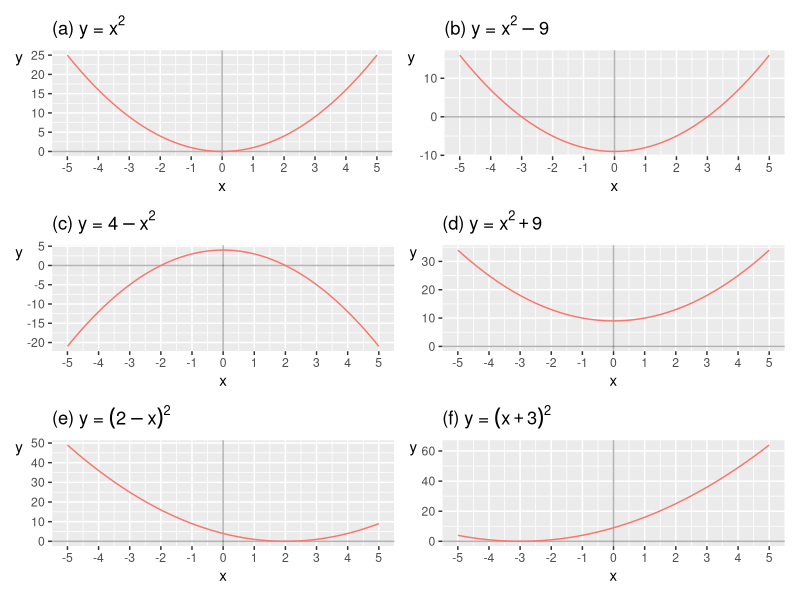
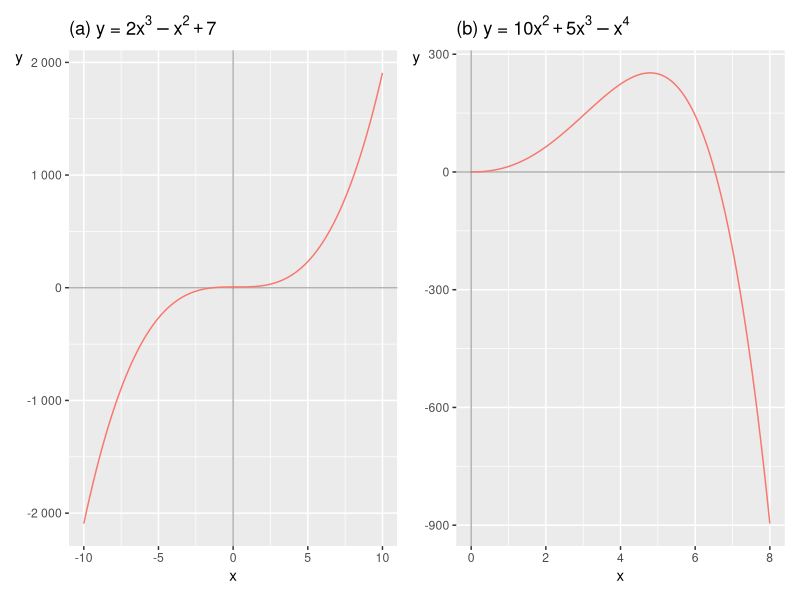
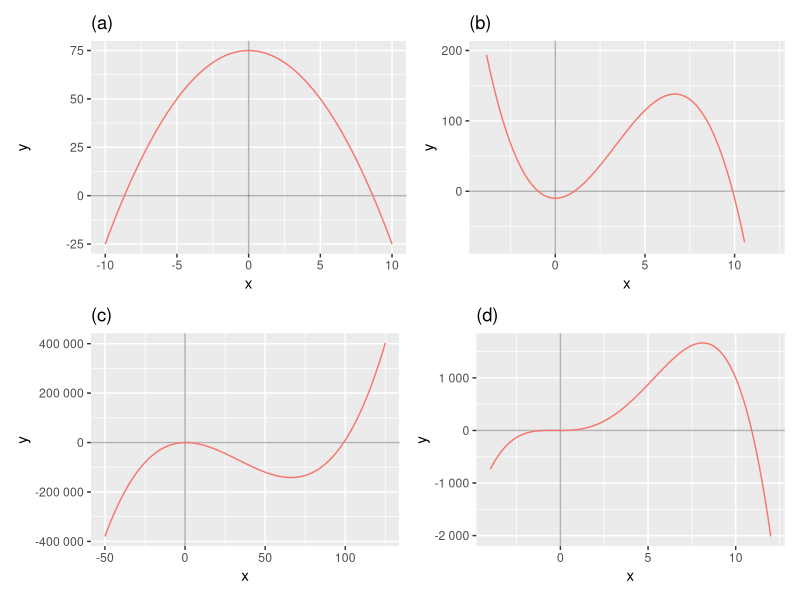

These figures' R source, in order:
## ---- chunk 1
library("tidyverse")
library("patchwork")
the_g6 <- ggplot(tibble(x=-5:5), aes(x)) +
  geom_vline(xintercept=0, alpha=.3) +
  geom_hline(yintercept=0, alpha=.3) +
  scale_x_continuous(breaks=-5:5)
th6 <- theme(axis.title.y=element_text(angle=0), text=element_text(size=11))

g_x2_a <- the_g6 + geom_function(fun=function(x) x^2, color="#F8766D") + ggtitle(bquote("(a) y ="~x^2)) + th6
g_x2_b <- the_g6 + geom_function(fun=function(x) x^2-9, color="#F8766D") + ggtitle(bquote("(b) y ="~x^2-9)) + th6
g_x2_c <- the_g6 + geom_function(fun=function(x) 4-x^2, color="#F8766D") + ggtitle(bquote("(c) y ="~4-x^2)) + th6
g_x2_d <- the_g6 + geom_function(fun=function(x) x^2+9, color="#F8766D") + ggtitle(bquote("(d) y ="~x^2+9)) + th6
g_x2_e <- the_g6 + geom_function(fun=function(x) (2-x)^2, color="#F8766D") + ggtitle(bquote("(e) y ="~(2-x)^2)) + th6
g_x2_f <- the_g6 + geom_function(fun=function(x) (x+3)^2, color="#F8766D") + ggtitle(bquote("(f) y ="~(x+3)^2)) + th6

g_x2_plots <- (g_x2_a + g_x2_b) / (g_x2_c + g_x2_d) / (g_x2_e + g_x2_f)
print(g_x2_plots)
## ---- chunk 2
p6b <- ggplot(tibble(x=-10:10), aes(x)) +
  geom_vline(xintercept=0, alpha=.3) +
  geom_hline(yintercept=0, alpha=.3) +
  theme(axis.title.y=element_text(angle=0), text=element_text(size=11)) +
  scale_y_continuous(labels=function(x) format(x, big.mark=" ", scientific=FALSE))

g_poly_1 <- p6b + geom_function(fun=function(x) 2*x^3-x^2+7, color="#F8766D") +
  labs(title=bquote("(a) y ="~2*x^3-x^2+7))
g_poly_2 <- p6b + geom_function(fun=function(x) 10*x^2+5*x^3-x^4, color="#F8766D") +
  xlim(0,8) +
  labs(title=bquote("(b) y ="~10*x^2+5*x^3-x^4))

gpoly <- g_poly_1 + g_poly_2
print(gpoly)
## ---- chunk 3
p6a <- ggplot(tibble(x=0:10), aes(x)) +
  geom_vline(xintercept=0, alpha=.3) +
  geom_hline(yintercept=0, alpha=.3) +
  scale_y_continuous(labels=function(x) format(x, big.mark=" ", scientific=FALSE))

gx2a6 <- p6a + geom_function(fun=function(x) 75-x^2, color="#F8766D") + xlim(-10,10) + labs(title="(a)")
gx2b6 <- p6a + geom_function(fun=function(x) -10+10*x^2-x^3, color="#F8766D") + xlim(-4,12) + ylim(-75,200) + labs(title="(b)")
gx2c6 <- p6a + geom_function(fun=function(x) 100*x-100*x^2+x^3, color="#F8766D") + xlim(-50,125) + labs(title="(c)")
gx2d6 <- p6a + geom_function(fun=function(x) 10*x^2+10*x^3-x^4, color="#F8766D") + xlim(-4,12) + labs(title="(d)")

print((gx2a6 + gx2b6) / (gx2c6 + gx2d6))
## ---- chunk 4
if (knitr::is_latex_output()) {
  ex_items <- list(
    list(
      q = "For each expression, state whether it is a polynomial. If yes, state its degree:\n\n(a) (x^{3}-2x+5)\n\n(b) (x^{-1}+3)\n\n(c) (4x^{2}-x+7)",
      a = "(a) Yes, degree 3, (b) No (negative exponent), (c) Yes, degree 2\n\n"
    ),
    list(
      q = "Solve:\n\n(a) (x^{2}=25)\n\n(b) (x^{2}-16=0)\n\n(c) (4x^{2}=36)",
      a = "(a) \\(x=\\pm5\\) , (b) \\(x=\\pm4\\) , (c) \\(x=\\pm3\\)\n\n"
    ),
    list(
      q = "Factorize and solve:\n\n(a) (x^{2}-5x+6=0)\n\n(b) (x^{2}+2x-8=0)\n\n(c) (x^{2}-7x+12=0)",
      a = "(a) \\((x-2)(x-3)=0\\) , \\(x_{1}^{*}=2,\\,x_{2}^{*}=3\\) , (b) \\((x+4)(x-2)=0\\) , \\(x_{1}^{*}=-4,\\,x_{2}^{*}=2\\) , (c) \\((x-3)(x-4)=0\\) , \\(x_{1}^{*}=3,\\,x_{2}^{*}=4\\)\n\n"
    ),
    list(
      q = "Factorize using special identities:\n\n(a) (x^{2}-9)\n\n(b) (x^{2}+6x+9)\n\n(c) (x^{2}-10x+25)",
      a = "(a) \\((x+3)(x-3)\\) , (b) \\((x+3)^{2}\\) , (c) \\((x-5)^{2}\\)\n\n"
    ),
    list(
      q = "Use the rational root theorem to find candidates, then solve:\n\n(a) (x^{2}-x-6=0)\n\n(b) (x^{2}+x-12=0)\n\n(c) (x^{2}-3x-10=0)",
      a = "(a) \\(x_{1}^{*}=3,\\,x_{2}^{*}=-2\\) , (b) \\(x_{1}^{*}=3,\\,x_{2}^{*}=-4\\) , (c) \\(x_{1}^{*}=5,\\,x_{2}^{*}=-2\\)\n\n"
    ),
    list(
      q = "Solve using the quadratic formula \\(x^{*}=-p/2\\pm\\sqrt{(p/2)^{2}-q}\\) where \\(p=b/a\\) and \\(q=c/a\\) :\n\n(a) (x^{2}-5x+4=0)\n\n(b) (x^{2}+3x-10=0)\n\n(c) (2x^{2}-7x+3=0)",
      a = "(a) \\(p=-5,\\,q=4\\) : \\(x^{*}=5/2\\pm3/2\\) , \\(x_{1}^{*}=4,\\,x_{2}^{*}=1\\) , (b) \\(p=3,\\,q=-10\\) : \\(x^{*}=-3/2\\pm7/2\\) , \\(x_{1}^{*}=2,\\,x_{2}^{*}=-5\\) , (c) \\(p=-7/2,\\,q=3/2\\) : \\(x^{*}=7/4\\pm5/4\\) , \\(x_{1}^{*}=3,\\,x_{2}^{*}=1/2\\)\n\n"
    ),
    list(
      q = "For each equation, determine whether it has two, one, or no real solutions by calculating \\((p/2)^{2}-q\\) :\n\n(a) (x^{2}-4x+5=0)\n\n(b) (x^{2}-4x+4=0)\n\n(c) (x^{2}-4x+3=0)",
      a = "(a) \\((p/2)^{2}-q=4-5=-10\\) : two solutions, \\(x_{1}^{*}=3,\\,x_{2}^{*}=1\\)\n\n"
    ),
    list(
      q = "For the cubic polynomial \\(x^{3}-6x^{2}+11x-6=0\\) :\n\n(a) Test (x=1) as a potential root.\n\n(b) Divide (x^{3}-6x^{2}+11x-6) by ((x-1)) and write down the resulting quadratic polynomial.\n\n(c) Solve the quadratic polynomial from (b) to find all three solutions.",
      a = "(a) \\(1-6+11-6=0\\) , confirmed root, (b) \\(x^{3}-6x^{2}+11x-6=(x-1)(x^{2}-5x+6)\\) , (c) \\((x-2)(x-3)=0\\) : \\(x_{1}^{*}=1,\\,x_{2}^{*}=2,\\,x_{3}^{*}=3\\)\n\n"
    ),
    list(
      q = "Factorize and find all solutions:\n\n(a) (x^{3}-x=0)\n\n(b) (x^{3}+3x^{2}-4x=0)\n\n(c) (x^{3}-4x^{2}+4x=0)",
      a = "(a) \\(x(x+1)(x-1)=0\\) : \\(x_{1}^{*}=0,\\,x_{2}^{*}=-1,\\,x_{3}^{*}=1\\) , (b) \\(x(x+4)(x-1)=0\\) : \\(x_{1}^{*}=0,\\,x_{2}^{*}=-4,\\,x_{3}^{*}=1\\) , (c) \\(x(x-2)^{2}=0\\) : \\(x_{1}^{*}=0,\\,x_{2}^{*}=2\\) (double root)\n\n"
    ),
    list(
      q = "Solve using any appropriate method:\n\n(a) (3x^{2}-12=0)\n\n(b) (x^{2}-2x-15=0)\n\n(c) (x^{3}-2x^{2}-x+2=0) (hint: test (x=1) )",
      a = "(a) \\(x^{2}=4,\\,x=\\pm2\\) , (b) \\((x-5)(x+3)=0\\) : \\(x_{1}^{*}=5,\\,x_{2}^{*}=-3\\) , (c) \\((x-1)(x-2)(x+1)=0\\) : \\(x_{1}^{*}=1,\\,x_{2}^{*}=2,\\,x_{3}^{*}=-1\\)\n\n"
    )
  )
  for (i in seq_along(ex_items)) {
    cat("**", i, ".** ", ex_items[[i]]$q, "\n\n", sep="")
    if (nzchar(trimws(ex_items[[i]]$a)))
      cat("*Answer:* ", ex_items[[i]]$a, "\n\n", sep="")
  }
}
